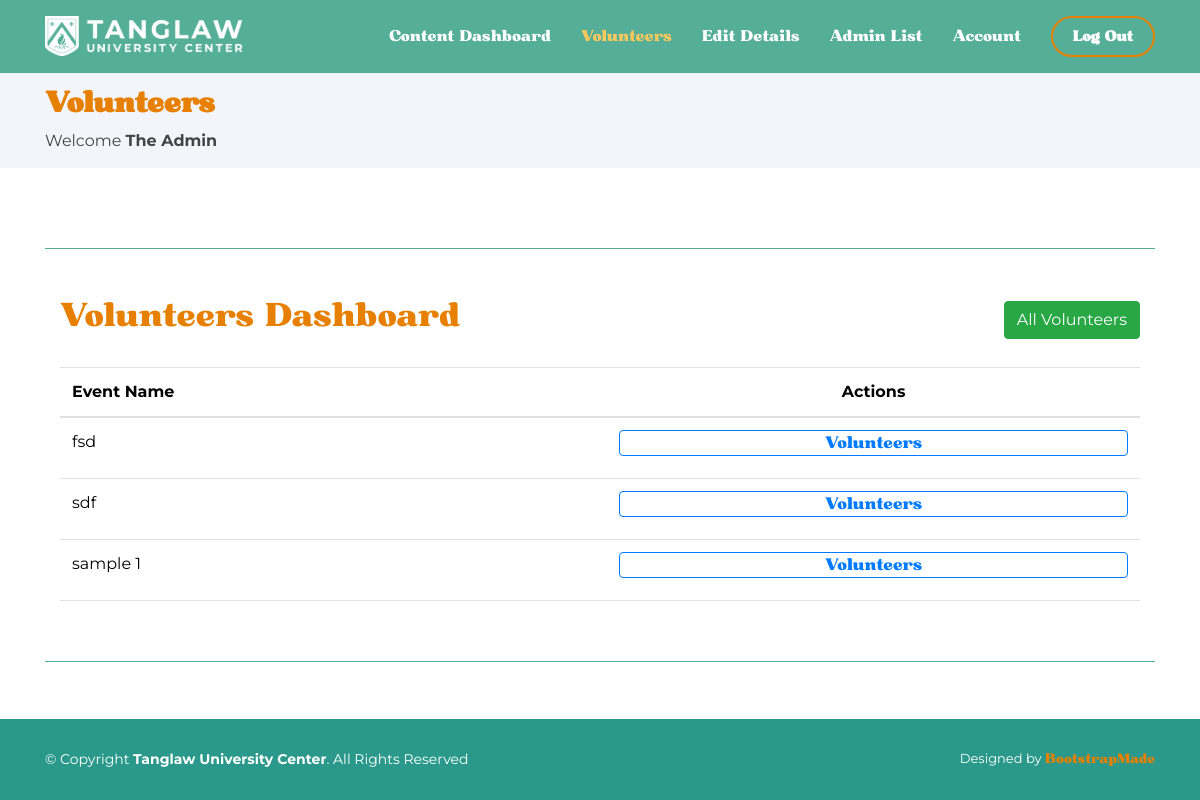
/admin/userDashboard.php (signed in), run on an earlier commit of the app's database.
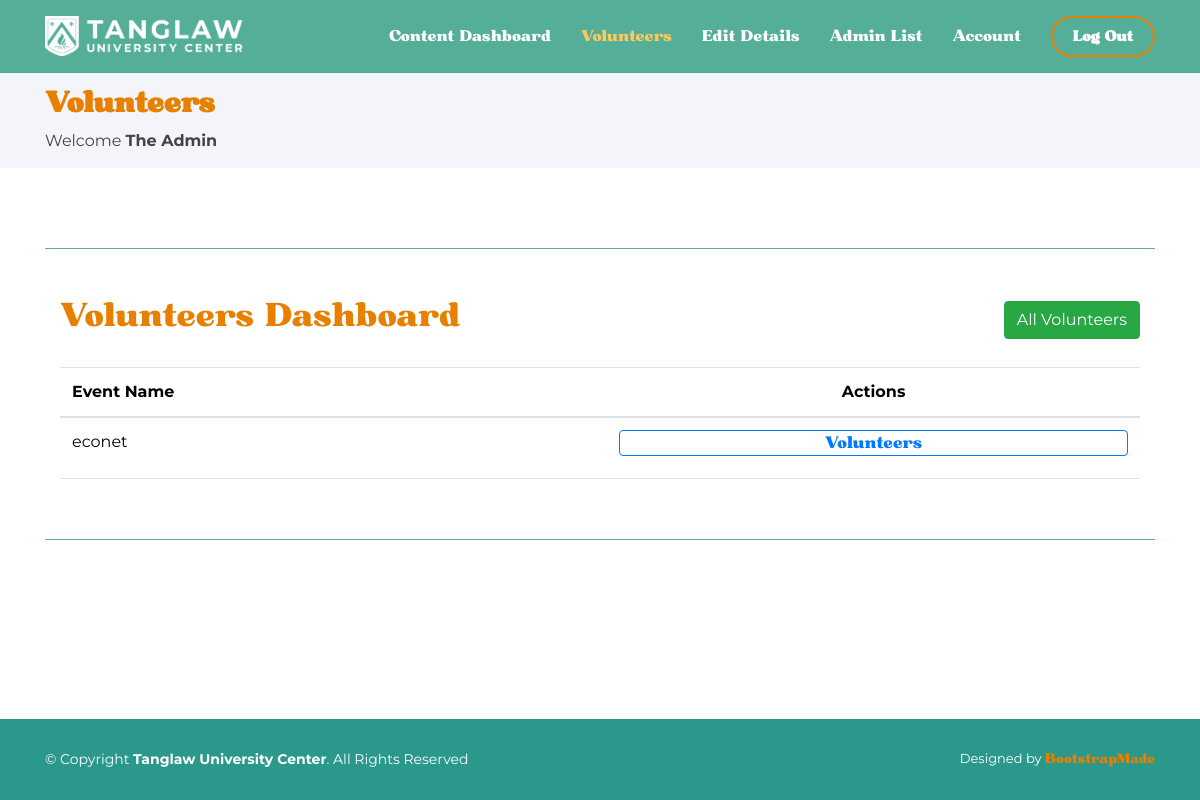
And on a later commit of the database.
### tables this page shows
CREATE TABLE `events` (
  `event_image` longblob NOT NULL,
  `event_name` varchar(255) NOT NULL,
  `event_location` varchar(255) NOT NULL,
  `event_contact_person` varchar(255) NOT NULL,
  `event_contact` varchar(11) NOT NULL,
  `event_date_start` date NOT NULL,
  `event_date_end` date NOT NULL,
  `event_time_start` time NOT NULL,
  `event_time_end` time NOT NULL,
  `event_content` mediumtext NOT NULL,
  `event_id` int(11) NOT NULL
);

### admin/userDashboard.php (the view, shortened to what this page needs)
<?php
    if (!isset($_SESSION["admin"])) {
        header("Location: ../authentication/adminLogin.php");
    }  else {
        $admin = $_SESSION["admin"];
        $admin_fullname = $admin["admin_fullname"];
        $admin_role = $admin["admin_role"];
    }
?>
<!DOCTYPE html>
<html lang="en">
<head>
  <link href="../assets/vendor/aos/aos.css" rel="stylesheet">
  <link href="../assets/vendor/bootstrap/css/bootstrap.min.css" rel="stylesheet">
  <link href="../assets/vendor/bootstrap-icons/bootstrap-icons.css" rel="stylesheet">
  <link href="../assets/vendor/boxicons/css/boxicons.min.css" rel="stylesheet">
  <link href="../assets/vendor/glightbox/css/glightbox.min.css" rel="stylesheet">
  <link href="../assets/vendor/remixicon/remixicon.css" rel="stylesheet">
  <link href="../assets/vendor/swiper/swiper-bundle.min.css" rel="stylesheet">
  <link rel="stylesheet" href="https://stackpath.bootstrapcdn.com/bootstrap/4.5.2/css/bootstrap.min.css">
  <link href="../assets/css/style.css" rel="stylesheet">
  <link href="../assets/css/font.css" rel="stylesheet">
</head>
<?php
    require_once("../db-connector.php");
    $query = "SELECT * FROM events";
    $stmt = $pdo_obj->query($query);
    $events = $stmt->fetchAll(PDO::FETCH_ASSOC);
?>
<body>
  <header id="header" class="fixed-top header-inner-pages">
    <div class="container d-flex align-items-center">
    <a href="adminHome.php" class="logo me-auto"><img src="../assets/img/logo.png" alt="" class="img-fluid"></a>
      <nav id="navbar" class="navbar">
      <ul>
        <li><a class="nav-link scrollto" href="adminHome.php">Content Dashboard</a></li>
        <li><a class="nav-link scrollto active" href="userDashboard.php">Volunteers</a></li>
        <?php
          if($admin_role == "s_admin"){
            echo "<li><a class='nav-link scrollto' href='editOrgInfo.php'>Edit Details</a></li>";
          }
        ?>
        <li><a class="nav-link scrollto" href="allAdmin.php">Admin List</a></li>
        <li><a class="nav-link scrollto" href="adminProfile.php">Account</a></li>
        <li><a class="login" href="../authentication/adminLogout.php">Log Out</a></li>
      </ul>
      </nav>
    </div>
  </header>
  <main id="main">
    <section id="breadcrumbs" class="breadcrumbs">
      <div class="container">
        <h2 class="header-text-2">Volunteers</h2>
        <?php
            echo "Welcome <b>".$admin_fullname."</b>";
        ?>
      </div>
    </section>
    <section class="inner-page">
      <div class="container">
      <div class="line"></div>
    <div class="container table-container">
<br>
<br>
  <div class="d-flex justify-content-between align-items-center">
    <h2 style="color:#e78000">Volunteers Dashboard</h2>
    <a class="btn btn-success" href="event-volunteers.php?id=0&event">All Volunteers</a>
  </div>
  <br>
  <table style="margin-bottom:60px;" class="table">
    <thead>
      <tr>
        <th>Event Name</th>
        <th style="text-align: center;">Actions</th>
      </tr>
    </thead>
    <tbody>
      <?php foreach ($events as $event): ?>
        <tr>
          <td><?php echo $event['event_name']; ?></td>
          <td>
          <a href="event-volunteers.php?id=<?php echo $event['event_id']; ?>&event=<?php echo $event['event_name']; ?>"><button style="margin-bottom:10px; display: flex; justify-content: center; align-items: center;" class="btn btn-outline-primary dash-button">Volunteers</button></a>
          </td>
        </tr>
      <?php endforeach; ?>
    </tbody>
  </table>
</div>
      <div class="line"></div>
      </div>
    </section>
  </main>
  <footer id="footer">
    <div class="container footer-bottom clearfix">
      <div class="copyright">
        &copy; Copyright <strong><span>Tanglaw University Center</span></strong>. All Rights Reserved
      </div>
      <div class="credits">
        Designed by <a href="https://bootstrapmade.com/">BootstrapMade</a>
      </div>
    </div>
  </footer>
</body>
</html>

What changed in the data, as far as the page shows it:
removed events: event_name "fsd"
removed events: event_name "sdf"
removed events: event_name "sample 1"
added events: event_name "econet"
